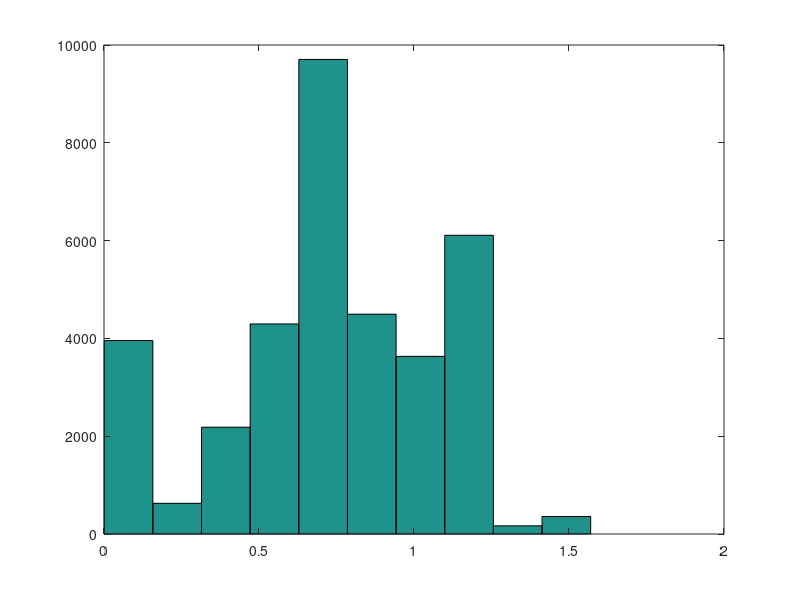

Reproduce this figure in MATLAB.
% clear all;
% close all;

load('roiX.mat');
load('roiY.mat');
load('roiZ.mat');

% % On regarde si le r�sultat convient
figure();
plot3(roiX,roiY,roiZ,'.');
xlabel('X'); ylabel('Y'), zlabel('Z');
box on;

% **********************************************************************
% Partie 2.2-3 : Triangulation de Delaunay
%   On utilise la m�thode de Delaunay pour organiser les points en
%   triangles, afin de r�cup�rer les diff�rents plans
%   ******* A compl�ter ******* %

TRI = delaunay(roiX,roiY);
trisurf(TRI,roiX,roiY, zeros(size(roiX)));

% **********************************************************************
% Partie 2.2-4 : Tableau d'accumulations (azimuth et élévation)
%   ******* A compl�ter ******* %

N = [];

A = [roiX(TRI(:,1))',roiY(TRI(:,1))',roiZ(TRI(:,1))'];
B = [roiX(TRI(:,2))',roiY(TRI(:,2))',roiZ(TRI(:,2))'];
C = [roiX(TRI(:,3))',roiY(TRI(:,3))',roiZ(TRI(:,3))'];

AB = B-A;
BC = C-B;
for i=1:size(A(:,1))
    n = cross(AB(i,:),BC(i,:));
    N = [N,n'/norm(n)];
end
N = N';
azimut = [];
elevation = [];
for i=1:size(N(:,1))
    azimut = [azimut atan2(N(i,1)',N(i,2)')];
    elevation = [elevation atan2(N(i,3),sqrt(N(i,1).^2 + N(i,2).^2))];
end

% Affichage de l'histogramme
%   ******* A compl�ter ******* %

hist(elevation);

% **********************************************************************
% Partie 2.2-5 :    Rotation de la sc�ne pour r�cup�rer les points � la surface
% de l'objet
%   ******* A compl�ter ******* %

% On r�cup�re l'orientation des normales gr�ce � un histogramme cumul�



% Calcul de la matrice de rotation



% Affichage du r�sultat de la rotation



% Seuillage entre les points du sol et la surface de l'objet



% Affichage du r�sultat



% Si le r�sultat est correct, on sauvegarde les donn�es s�lectionn�es
% save('modele.mat','modele');

